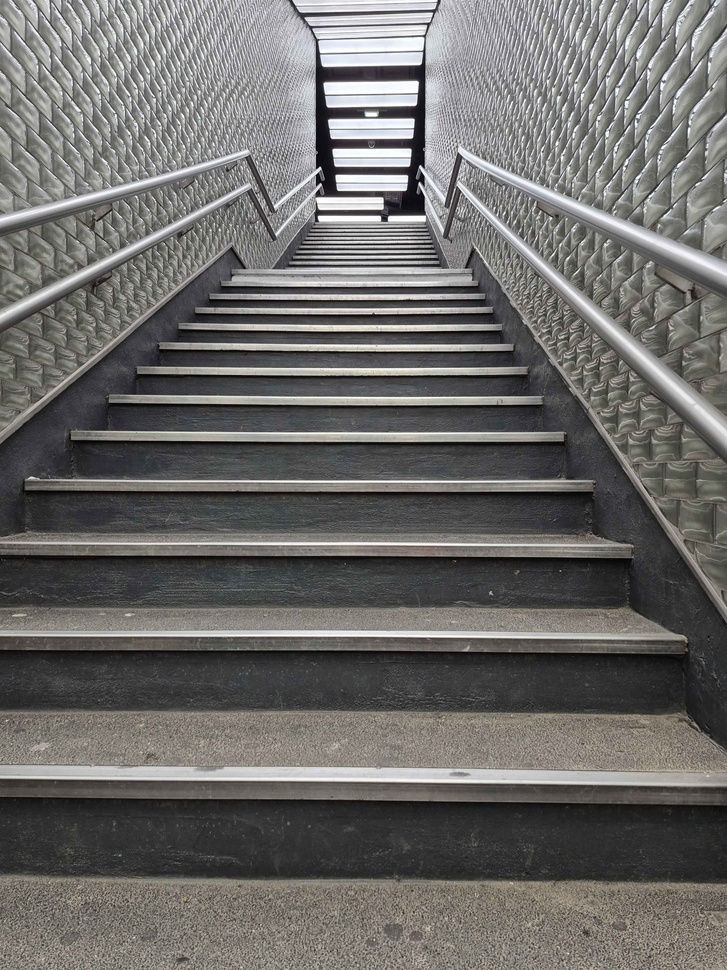
#> input picture images/14.jpg, 727 x 970 px, shrunk from 3000 x 4000 before the run
$ python pretraitement.py
#> lines starting #> are read from the running program, lines starting #| are printed output that depends on the picture
import cv2
import numpy as np
import matplotlib.pyplot as plt

def pretraitement_image(image_path, visualiser=False):
    """
    Réalise le prétraitement d'une image pour la détection d'escaliers.

    Étapes:
    1. Conversion en niveaux de gris
    2. Application d'un filtre gaussien pour réduire le bruit
    3. Égalisation d'histogramme pour améliorer le contraste

    Args:
        image_path (str): Chemin vers l'image à traiter
        visualiser (bool): Si True, affiche les étapes intermédiaires

    Returns:
        image_traitee (numpy.ndarray): Image prétraitée
    """
#> called with image_path = '../images/14.jpg', visualiser = True
    image = cv2.imread(image_path)
#> image is the input picture: shape (970, 727, 3); mean B, G, R 105.1, 107.1, 108.7
    if image is None:
        raise FileNotFoundError(f"Impossible de charger l'image: {image_path}")

    # On applique tout le pre traitement
    image_gris = cv2.cvtColor(image, cv2.COLOR_BGR2GRAY)

    image_lissee = cv2.GaussianBlur(image_gris, (5, 5), 0) # Flou Gaussien

    image_egalisee = cv2.equalizeHist(image_lissee) # On egalise l'histogramme
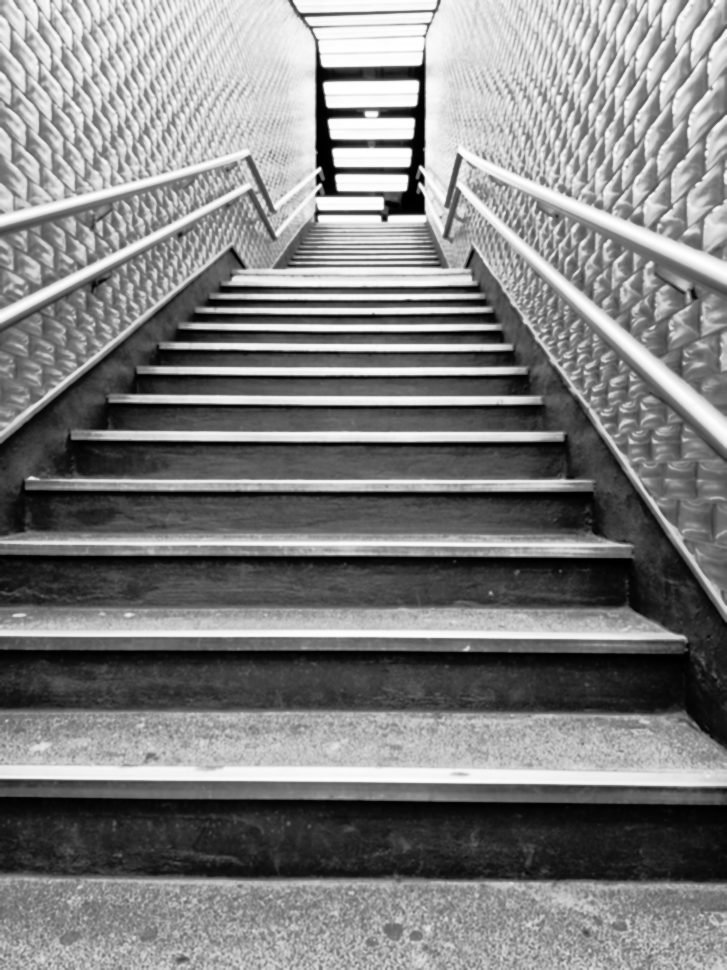
#> image_egalisee: shape (970, 727); min 0, max 255, mean 128.3

    # Ici on n'applique pas Otsu
    image_traitee = image_egalisee

    # Visualisation des étapes si demandé
    if visualiser:
        plt.figure(figsize=(15, 10))

        plt.subplot(2, 2, 1)
        plt.title("Image originale")
        plt.imshow(cv2.cvtColor(image, cv2.COLOR_BGR2RGB))
        plt.axis('off')

        plt.subplot(2, 2, 2)
        plt.title("Image en niveaux de gris")
        plt.imshow(image_gris, cmap='gray')
        plt.axis('off')

        plt.subplot(2, 2, 3)
        plt.title("Image après filtre gaussien")
        plt.imshow(image_lissee, cmap='gray')
        plt.axis('off')

        plt.subplot(2, 2, 4)
        plt.title("Image prétraitée (après égalisation d'histogramme)")
        plt.imshow(image_traitee, cmap='gray')
        plt.axis('off')

        plt.tight_layout()
        plt.show()
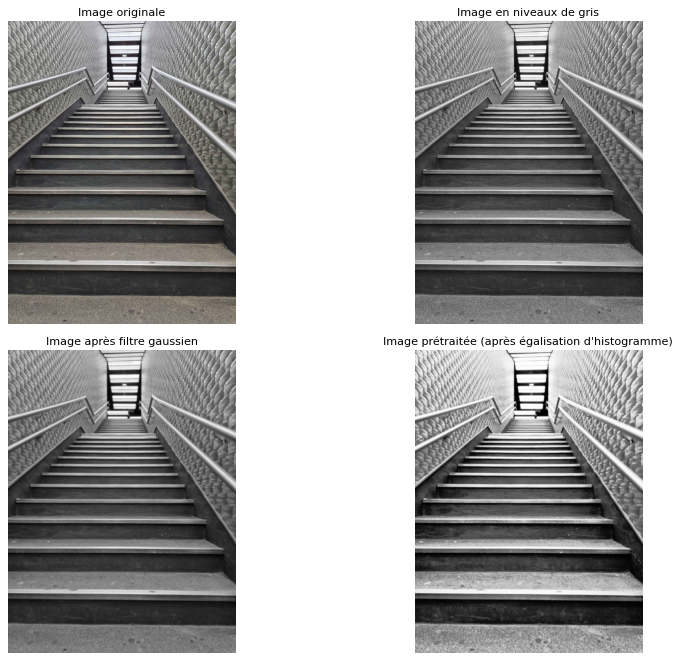
#> figure drawn by matplotlib, 4 panels

        plt.figure(figsize=(15, 5))

        plt.subplot(1, 2, 1)
        plt.title("Histogramme avant égalisation")
        plt.hist(image_lissee.flatten(), 256, [0, 256], color='r')
        plt.xlim([0, 256])

        plt.subplot(1, 2, 2)
        plt.title("Histogramme après égalisation")
        plt.hist(image_egalisee.flatten(), 256, [0, 256], color='b')
        plt.xlim([0, 256])

        plt.tight_layout()
        plt.show()
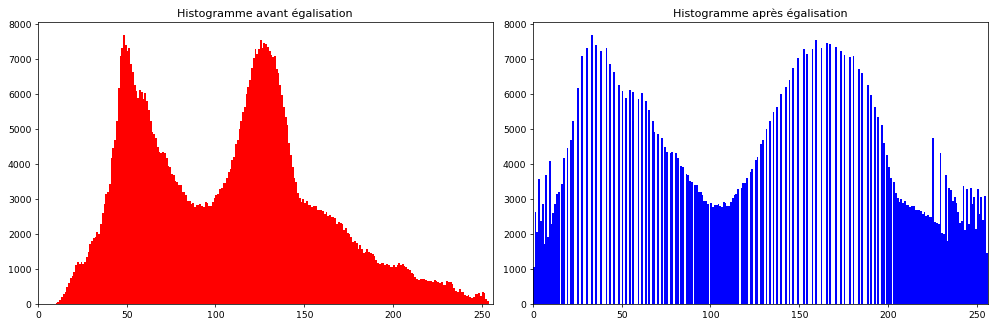
#> figure drawn by matplotlib, 2 panels; panel 1: tallest bar 7675 high, from x = 48 to 49; panel 2: tallest bar 7675 high, from x = 33 to 34

    return image_traitee

def test_pretraitement():
    """Fonction de test pour le prétraitement"""
    image_path = "../images/14.jpg"

    try:
        # Appliquer le prétraitement avec visualisation
        image_traitee = pretraitement_image(image_path, visualiser=True)
        print("Prétraitement réussi!")

        # Sauvegarde de l'image prétraitée
        cv2.imwrite("image_pretraitee.jpg", image_traitee)
        print("Image prétraitée sauvegardée sous 'image_pretraitee.jpg'")

    except Exception as e:
        print(f"Erreur lors du prétraitement: {e}")

if __name__ == "__main__":
    test_pretraitement()

$ run again, with images/11.jpg copied over images/14.jpg
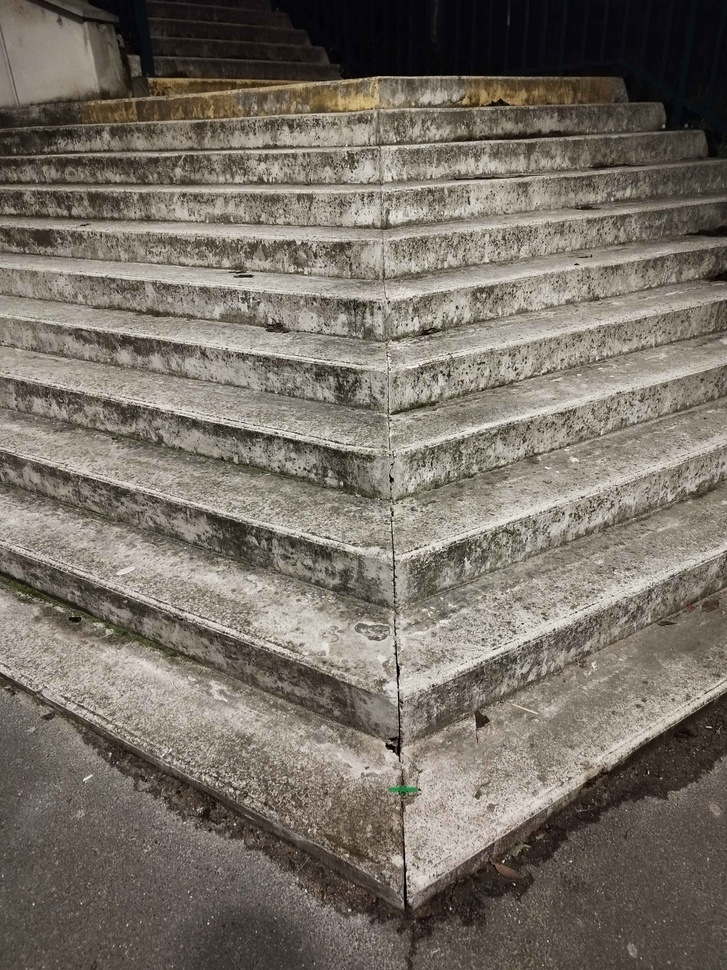
#> input picture images/11.jpg, 727 x 970 px, shrunk from 3000 x 4000 before the run
#> in pretraitement_image, image is the input picture: shape (970, 727, 3); mean B, G, R 102.8, 112.2, 119.7
#> in pretraitement_image, `image_egalisee = cv2.equalizeHist(image_lissee) # On egalise l'histogr..`:
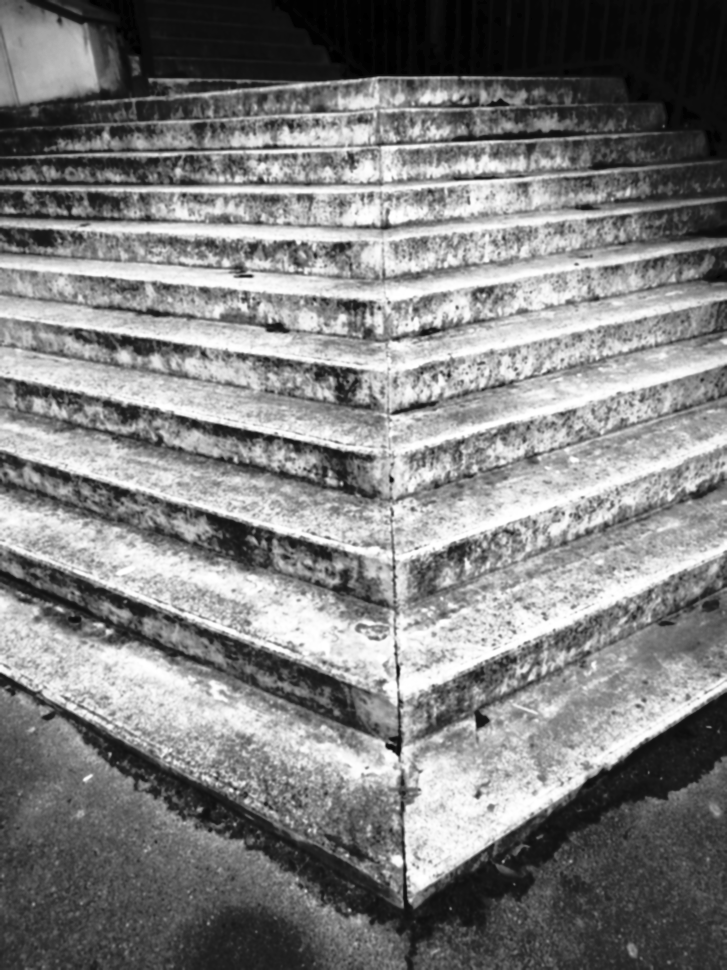
#> image_egalisee: shape (970, 727); min 0, max 255, mean 128.3
#> in pretraitement_image, `plt.show()`:
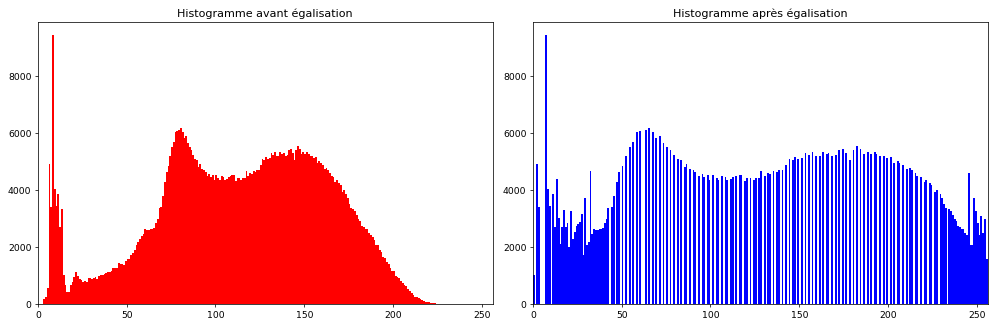
#> figure drawn by matplotlib, 2 panels; panel 1: tallest bar 9432 high, from x = 8 to 9; panel 2: tallest bar 9432 high, from x = 7 to 8

$ run again, with images/15.jpg copied over images/14.jpg
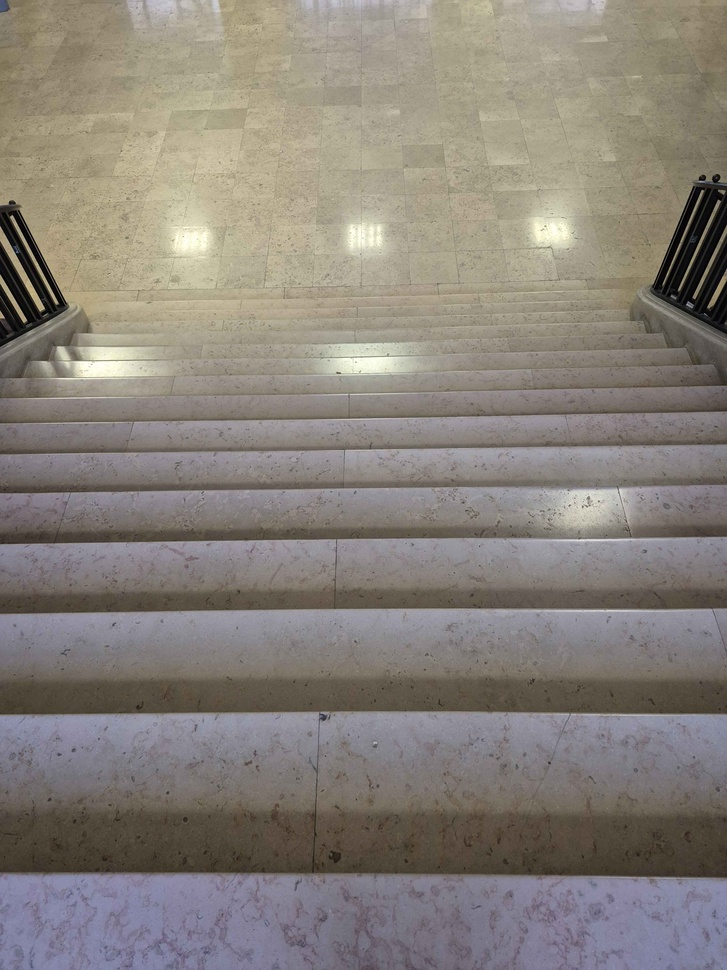
#> input picture images/15.jpg, 727 x 970 px, shrunk from 3000 x 4000 before the run
#> in pretraitement_image, image is the input picture: shape (970, 727, 3); mean B, G, R 121.9, 129.3, 135.9
#> in pretraitement_image, `image_egalisee = cv2.equalizeHist(image_lissee) # On egalise l'histogr..`:
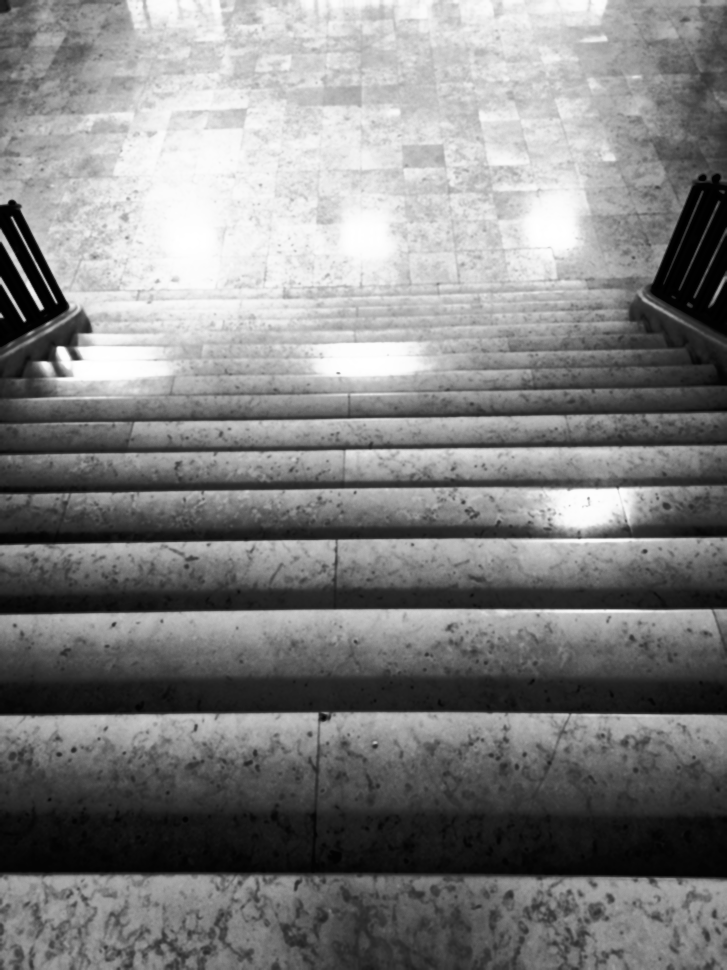
#> image_egalisee: shape (970, 727); min 0, max 255, mean 128.7
#> in pretraitement_image, `plt.show()`:
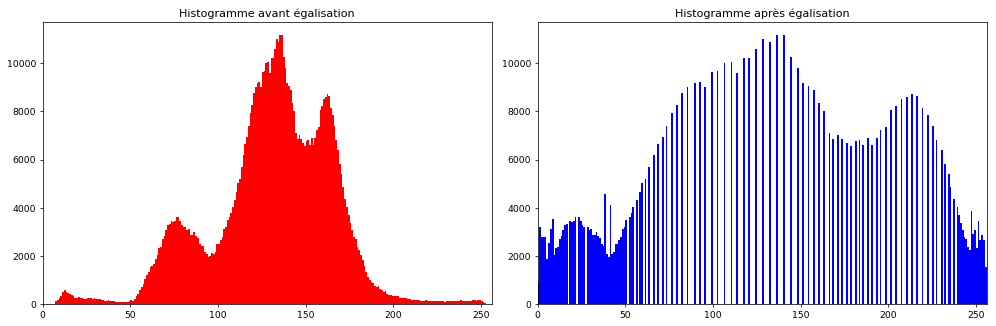
#> figure drawn by matplotlib, 2 panels; panel 1: tallest bar 11156 high, from x = 136 to 137; panel 2: tallest bar 11156 high, from x = 140 to 141

$ run again, with images/16.jpg copied over images/14.jpg
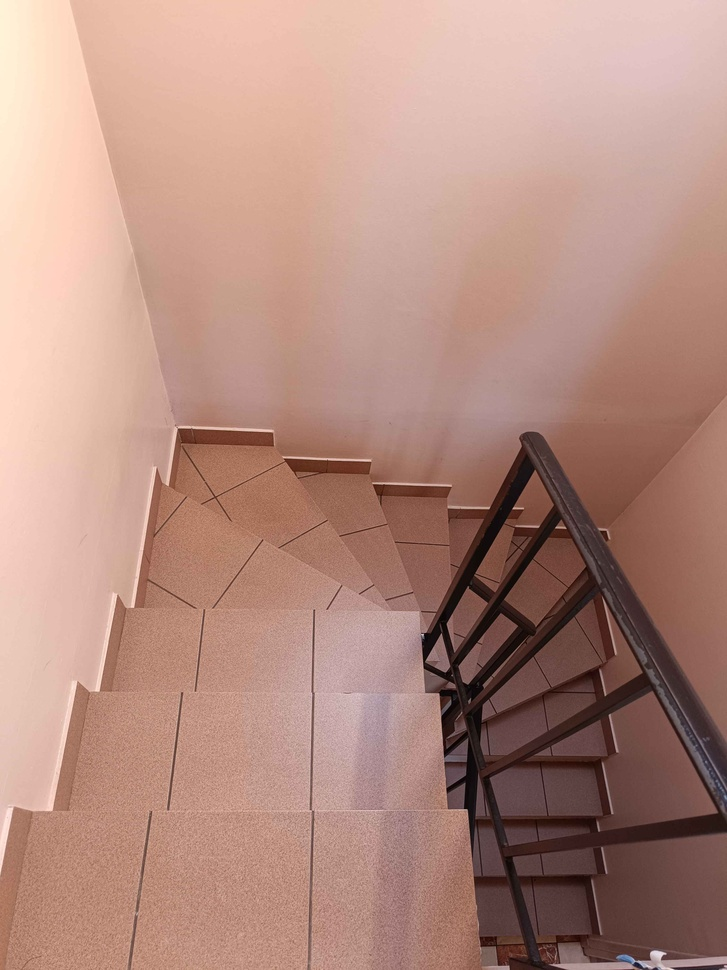
#> input picture images/16.jpg, 727 x 970 px, shrunk from 3072 x 4096 before the run
#> in pretraitement_image, image is the input picture: shape (970, 727, 3); mean B, G, R 128.5, 140.8, 179.8
#> in pretraitement_image, `image_egalisee = cv2.equalizeHist(image_lissee) # On egalise l'histogr..`:
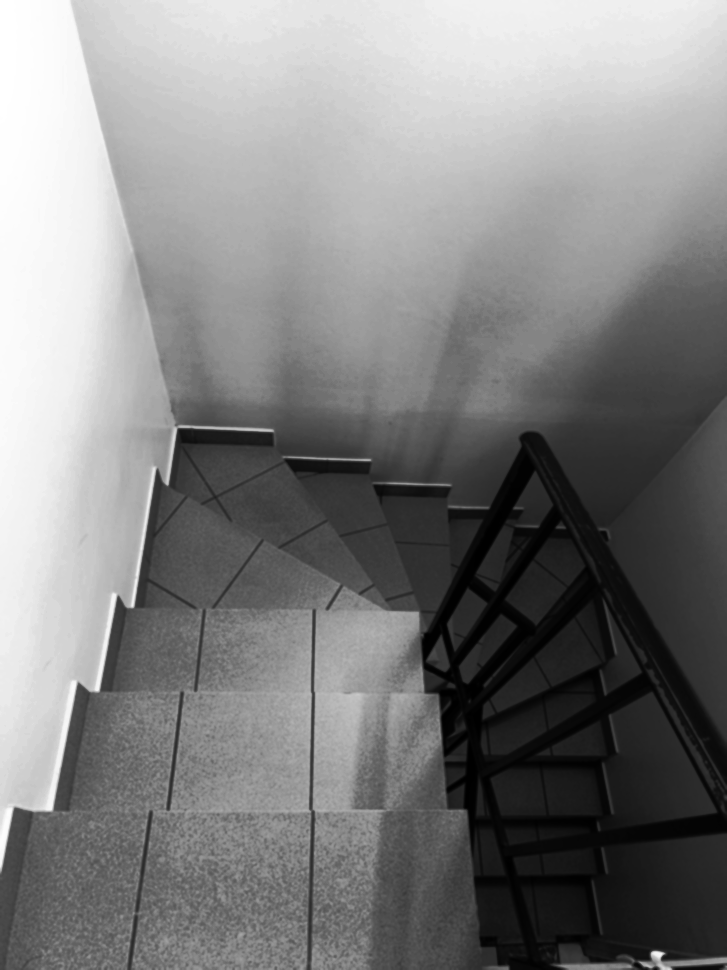
#> image_egalisee: shape (970, 727); min 0, max 255, mean 128.5
#> in pretraitement_image, `plt.show()`:
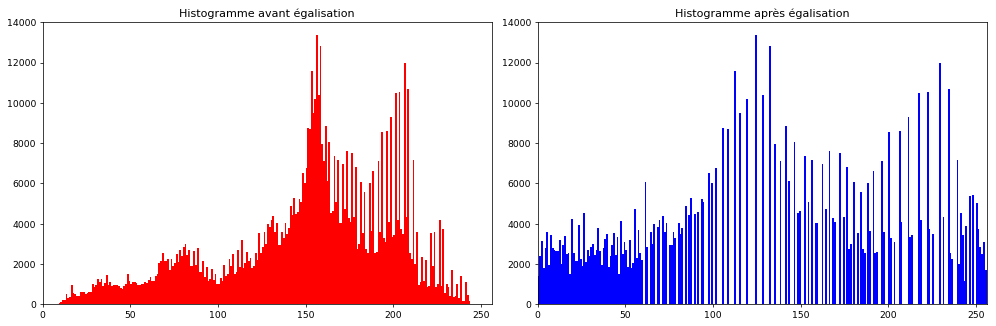
#> figure drawn by matplotlib, 2 panels; panel 1: tallest bar 13357 high, from x = 156 to 157; panel 2: tallest bar 13357 high, from x = 124 to 125
